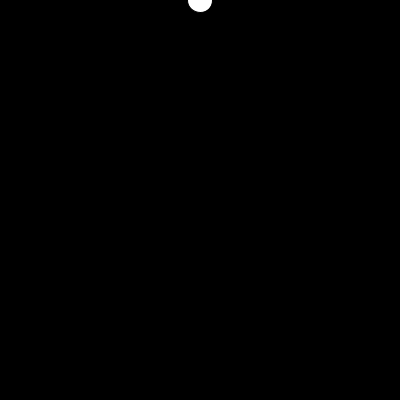
Frame 1 (no input)
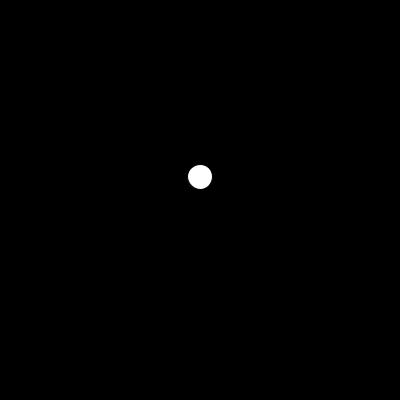
Frame 60 (the mouse pressed at the canvas centre just before this capture)
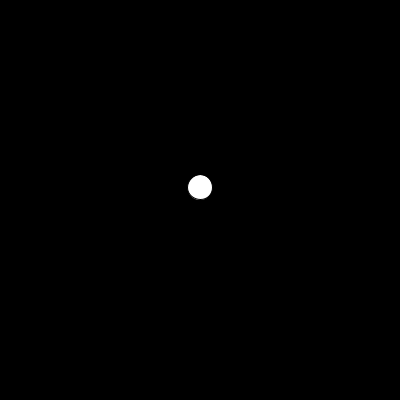
Frame 120 (the mouse held since frame 60 and released just before this capture)

The Processing sketch that drew these frames (run headless with seeded random() and noise(); from frame 60 on, the mouse is pressed at the canvas centre):

// Processing sketch: processing_104972
// ── processing_104972.pde

float xPos; //x position of circle
float yPos;//y position of circle
float yVel;//ball speed
float grav;//acceleration
int rad;//radius of circle

void setup() {

  size(400, 400); //size of sketch
  xPos=width/2;//initial x position of circle
  yPos=0;//initial y position of circle
  rad=25;//radius 100 pixels of circle
  yVel=0;//initial speed
  grav= .1;
  
}

void draw() {

  background(0);//black background
  fill(255);//white filling for circle
  
   yPos= yPos + yVel; //then ball moves at initial speed
   
   yVel = yVel + grav; //add gravity to speed (initial speed + grav)
    
 
  if(yPos>height){ //if ball reaches bottom
   
    yVel = (yVel * - 0.95); //slows ball down each bounce by decreasing speed (yVel)
    
  }
  
  ellipse(xPos, yPos, rad, rad); //ball with x,y positions and radius 
}
